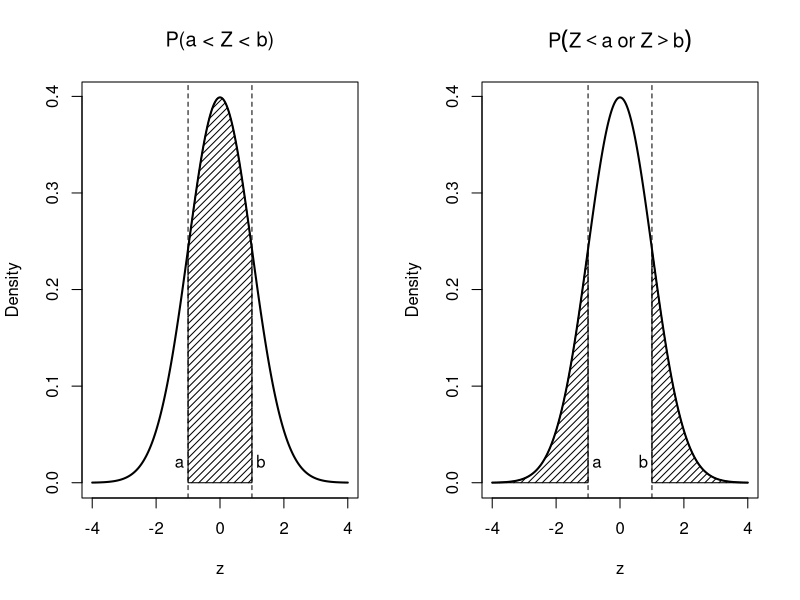

R code for this plot:
pdf("normal_interval_probabilities.pdf", width = 6.5, height = 3.5)

par(mfrow = c(1, 2))

x <- seq(-4, 4, length = 1000)
y <- dnorm(x)

a <- -1
b <- 1

# ---- P(a < Z < b)
plot(
    x, y,
    type = "l",
    lwd = 2,
    xlab = "z",
    ylab = "Density",
    main = expression(paste("P(", a, " < Z < ", b, ")"))
)

# curve(
#     dnorm(x),
#     from = -4,
#     to = 4,
#     type = "l",
#     lwd = 2,
#     xlab = "z",
#     ylab = "Density",
#     main = expression(paste("P(", a, " < Z < ", b, ")"))
# )

x_fill <- seq(a, b, length = 500)
y_fill <- dnorm(x_fill)

polygon(
    c(a, x_fill, b),
    c(0, y_fill, 0),
    density = 20
)

abline(v = a, lty = 2)
abline(v = b, lty = 2)

text(a+.18, 0.02, "a", pos = 2)
text(b-.18, 0.02, "b", pos = 4)


# ---- P(Z < a or Z > b)
plot(
    x, y,
    type = "l",
    lwd = 2,
    xlab = "z",
    ylab = "Density",
    main = expression(P(Z < a ~or~ Z > b))
)

# left tail
x_left <- seq(-4, a, length = 500)
y_left <- dnorm(x_left)

polygon(
    c(-4, x_left, a),
    c(0, y_left, 0),
    density = 20
)

# right tail
x_right <- seq(b, 4, length = 500)
y_right <- dnorm(x_right)

polygon(
    c(b, x_right, 4),
    c(0, y_right, 0),
    density = 20
)

abline(v = a, lty = 2)
abline(v = b, lty = 2)

text(a-0.18, 0.02, "a", pos = 4)
text(b+0.18, 0.02, "b", pos = 2)

dev.off()
